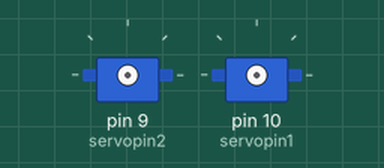
This sketch was run on a simulated Arduino Uno, built with avr-gcc and run on an emulated ATmega328P. Shown: 2 × servo. Wiring (inferred from the names in the program): 2 × servo: signal pin 9 / signal pin 10. Servo pulses on a pin are drawn as a servo (544–2400 µs = 0–180°); what the sketch prints to the serial monitor is not drawn.

Above: at 0.1 s.
At 23.4 s:
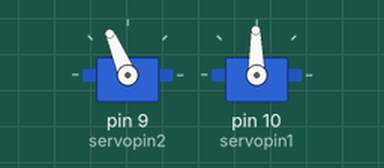
At 52.1 s:
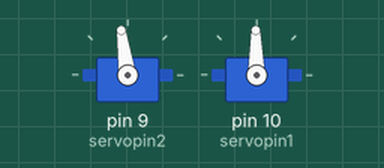
At 123.3 s:
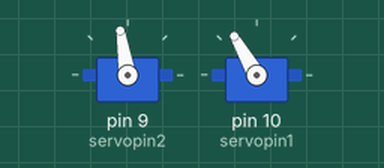
Timing chart, 0 to 125.8 s (numbered marks = the images above):
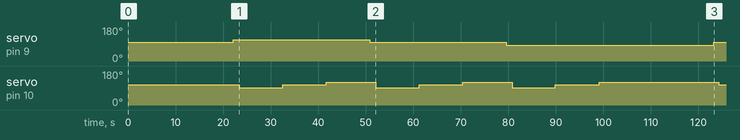

The sketch:

duoji9.ino
```cpp
//UART send 1~9==>00~180 degree
//舵机1，秒数越小度数越小越向右，117最左，90中，63最右
//舵机2，秒数越小度数越小越向上，63最上，90平，116最下
String comdata = "";
#include <SoftwareSerial.h>
int servopin1=10;//设置舵机1驱动脚到数字口9
int servopin2=9;//设置舵机2驱动脚到数字口9
int myangle;//定义角度变量，为了增加精度，直接定义微秒数，换算关系500-0度，2500-180度。
double angle;//换算角度的串口可看
int pulsewidth;//定义脉宽变量
int val1;//直接定义需要旋转的pwm值，将舵机固定在特殊角度舵机2在1200-1800范围内
int val2;//舵机2
void servopulse2(int servopin2,int myangle)//定义一个脉冲函数，用来模拟方式产生PWM值定义舵机2的pwm
{
  pulsewidth=myangle;//将角度转化为500-2480 的脉宽值
  digitalWrite(servopin2,HIGH);//将舵机接口电平置高
  delayMicroseconds(pulsewidth);//延时脉宽值的微秒数
  digitalWrite(servopin2,LOW);//将舵机接口电平置低
  delay(20-pulsewidth/1000);//延时周期内剩余时间
}
void servopulse1(int servopin1,int myangle)//定义一个脉冲函数，用来模拟方式产生PWM值定义舵机1的pwm
{
  pulsewidth=myangle;//将角度转化为500-2480 的脉宽值
  digitalWrite(servopin1,HIGH);//将舵机接口电平置高
  delayMicroseconds(pulsewidth);//延时脉宽值的微秒数
  digitalWrite(servopin1,LOW);//将舵机接口电平置低
  delay(20-pulsewidth/1000);//延时周期内剩余时间
}
void setup()
{
  pinMode(servopin1,OUTPUT);//设定舵机1接口10为输出接口
  pinMode(servopin2,OUTPUT);//设定舵机2接口9为输出接口
  Serial.begin(9600);//设置波特率为9600
  //Serial.println("servo=o_seral_simple ready" ) ;
  //发送传感器测量命令，代码80 06 03 77十六进制，一直测量
//发送传感器测量命令，代码80 06 02 78十六进制，单次测量
}
void loop(){
 delay(15000);//等待10s，东西准备完全
 Serial.println(11111111);//给一个其实标记表明数据开始了
//初始化舵机，将舵机归零，即舵机在中间点处，舵机一1500，舵机二1500
val1=1630;//舵机一归零
val2=1550;//舵机二归零
    angle=(val2-500.0)/2000.0*180.0;//将pwm占空比换算为角度
    for(int i=0;i<=50;i++) //产生PWM个数，等效延时以保证能转到响应角度
    {
      servopulse2(servopin2,val2);//模拟产生PWM
    }
    angle=(val1-500.0)/2000.0*180.0;//将pwm占空比换算为角度
    for(int i=0;i<=50;i++) //产生PWM个数，等效延时以保证能转到响应角度
    {
      servopulse1(servopin1,val1);//模拟产生PWM
    }
    delay(5000);//归零完等待5s
    //*****归零
//*************////
//下面的路径为先右下角点，然后向左扫完，然后舵机2向上，舵机1再从右向左扫点
for(int j=0;j<3;j++)
{
//舵机2由下向上
   val2=1700-150*j;//1800微妙相当于117度，注意舵机二的舵机不能设置不能大于2000，因为以及快挨近舵机1，同时舵机经计算需要让舵机在正负30度范围内为好因此在1200-1800微妙内合适
    angle=(val2-500.0)/2000.0*180.0;//将pwm占空比换算为角度
    for(int i=0;i<=50;i++) //产生PWM个数，等效延时以保证能转到响应角度
    {
      servopulse2(servopin2,val2);//模拟产生PWM
    }
  delay(200);//
//舵机二由下向上旋转
////******//////
//舵机一横着自由度，从右向左扫
for(int i=0;i<3;i++)
{

    val1=1480+150*i;//1200相当于63度，1500相当于90度，1800微妙相当于117度，注意舵机二的舵机不能设置不能大于2000，因为以及快挨近舵机1，同时舵机经计算需要让舵机在正负30度范围内为好因此在1200-1800微妙内合适
    angle=(val1-500.0)/2000.0*180.0;//将pwm占空比换算为角度
    for(int i=0;i<=50;i++) //产生PWM个数，等效延时以保证能转到响应角度
    {
      servopulse1(servopin1,val1);//模拟产生PWM
    }
  delay(100);//延迟2s
  //云台就位，给予传感器延时以便测数据
delay(5000);
//传感器代码

   Serial.println(987);
   delay(1000);
   Serial.write(0x80);
   Serial.write(0x06);
   Serial.write(0x02);
   Serial.write(0x78);//输入命令

comdata = Serial.readString();
 Serial.println(comdata);
//if(Serial.available()>0){
// delay(100);
//    comdata = Serial.readString();
//   Serial.print("long:");
//    Serial.println(comdata);
//   }
  //  comdata = "";
//延迟1s
 Serial.println(789);//传感器两个信号输出一次
delay(1000);

}
//舵机一横着自由度，从右向左扫


}
//********////
Serial.println(22222222);//给一个结束标记位，表明数据结束了
}
```

Measured:
- by itself, servo on pin 9 (servopin2): 99° → 113° at 22.1 s, → 98° 28.7 s later, → 83° 28.7 s later, → 99° 43.7 s later
- by itself, servo on pin 10 (servopin1): 106° → 91° at 23.4 s, → 106° 9.1 s later, → 120° 9.2 s later, → 91° 10.4 s later, … (10 changes in this stretch)
